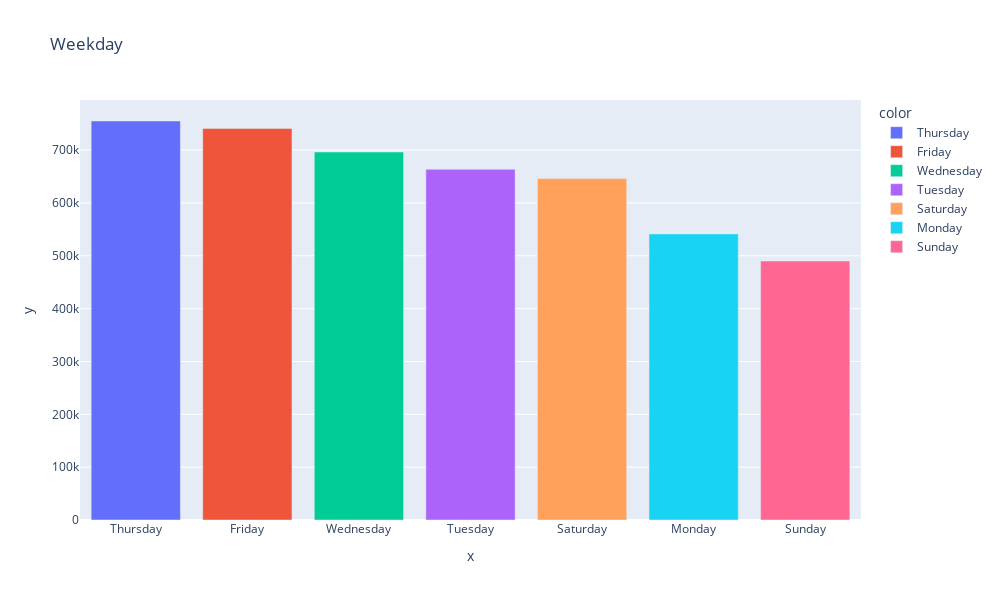

This figure's notebook cell:
### Code cell
fig = px.bar(df, x = df["weekday"].value_counts().index, y = df["weekday"].value_counts(), title = "Weekday", color = df["weekday"].value_counts().index, width=1000, height=600)
fig.show()

### Figure 1 — Plotly figure (JSON) as saved in the notebook; plotly's stock layout.template omitted (floating-point values rounded to 4 significant figures)
{"data": [{"alignmentgroup": "True", "hovertemplate": "color=Thursday<br>x=%{x}<br>y=%{y}<extra></extra>", "legendgroup": "Thursday", "marker": {"color": "#636efa", "pattern": {"shape": ""}}, "name": "Thursday", "offsetgroup": "Thursday", "orientation": "v", "showlegend": true, "textposition": "auto", "type": "bar", "x": ["Thursday"], "xaxis": "x", "y": [755145], "yaxis": "y"}, {"alignmentgroup": "True", "hovertemplate": "color=Friday<br>x=%{x}<br>y=%{y}<extra></extra>", "legendgroup": "Friday", "marker": {"color": "#EF553B", "pattern": {"shape": ""}}, "name": "Friday", "offsetgroup": "Friday", "orientation": "v", "showlegend": true, "textposition": "auto", "type": "bar", "x": ["Friday"], "xaxis": "x", "y": [741139], "yaxis": "y"}, {"alignmentgroup": "True", "hovertemplate": "color=Wednesday<br>x=%{x}<br>y=%{y}<extra></extra>", "legendgroup": "Wednesday", "marker": {"color": "#00cc96", "pattern": {"shape": ""}}, "name": "Wednesday", "offsetgroup": "Wednesday", "orientation": "v", "showlegend": true, "textposition": "auto", "type": "bar", "x": ["Wednesday"], "xaxis": "x", "y": [696488], "yaxis": "y"}, {"alignmentgroup": "True", "hovertemplate": "color=Tuesday<br>x=%{x}<br>y=%{y}<extra></extra>", "legendgroup": "Tuesday", "marker": {"color": "#ab63fa", "pattern": {"shape": ""}}, "name": "Tuesday", "offsetgroup": "Tuesday", "orientation": "v", "showlegend": true, "textposition": "auto", "type": "bar", "x": ["Tuesday"], "xaxis": "x", "y": [663789], "yaxis": "y"}, {"alignmentgroup": "True", "hovertemplate": "color=Saturday<br>x=%{x}<br>y=%{y}<extra></extra>", "legendgroup": "Saturday", "marker": {"color": "#FFA15A", "pattern": {"shape": ""}}, "name": "Saturday", "offsetgroup": "Saturday", "orientation": "v", "showlegend": true, "textposition": "auto", "type": "bar", "x": ["Saturday"], "xaxis": "x", "y": [646114], "yaxis": "y"}, {"alignmentgroup": "True", "hovertemplate": "color=Monday<br>x=%{x}<br>y=%{y}<extra></extra>", "legendgroup": "Monday", "marker": {"color": "#19d3f3", "pattern": {"shape": ""}}, "name": "Monday", "offsetgroup": "Monday", "orientation": "v", "showlegend": true, "textposition": "auto", "type": "bar", "x": ["Monday"], "xaxis": "x", "y": [541472], "yaxis": "y"}, {"alignmentgroup": "True", "hovertemplate": "color=Sunday<br>x=%{x}<br>y=%{y}<extra></extra>", "legendgroup": "Sunday", "marker": {"color": "#FF6692", "pattern": {"shape": ""}}, "name": "Sunday", "offsetgroup": "Sunday", "orientation": "v", "showlegend": true, "textposition": "auto", "type": "bar", "x": ["Sunday"], "xaxis": "x", "y": [490180], "yaxis": "y"}], "layout": {"barmode": "relative", "height": 600, "legend": {"title": {"text": "color"}, "tracegroupgap": 0}, "title": {"text": "Weekday"}, "width": 1000, "xaxis": {"anchor": "y", "domain": [0, 1], "title": {"text": "x"}}, "yaxis": {"anchor": "x", "domain": [0, 1], "title": {"text": "y"}}}}
